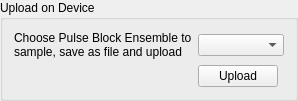
             <widget class="QGroupBox" name="groupBox_5">
              <property name="maximumSize">
               <size>
                <width>500</width>
                <height>16777215</height>
               </size>
              </property>
              <property name="font">
               <font>
                <weight>50</weight>
                <bold>false</bold>
               </font>
              </property>
              <property name="title">
               <string>Upload on Device</string>
              </property>
              <layout class="QGridLayout" name="gridLayout_38">
               <item row="0" column="0">
                <layout class="QGridLayout" name="gridLayout_36">
                 <item row="0" column="0">
                  <widget class="QLabel" name="label_21">
                   <property name="text">
                    <string>&lt;html&gt;&lt;head/&gt;&lt;body&gt;&lt;p&gt;Choose Pulse Block Ensemble to&lt;br/&gt;sample, save as file and upload&lt;/p&gt;&lt;/body&gt;&lt;/html&gt;</string>
                   </property>
                  </widget>
                 </item>
                 <item row="0" column="1" colspan="2">
                  <widget class="QComboBox" name="upload_ensemble_ComboBox"/>
                 </item>
                 <item row="1" column="1">
                  <widget class="QPushButton" name="upload_PushButton">
                   <property name="text">
                    <string>Upload</string>
                   </property>
                  </widget>
                 </item>
                </layout>
               </item>
              </layout>
             </widget>
